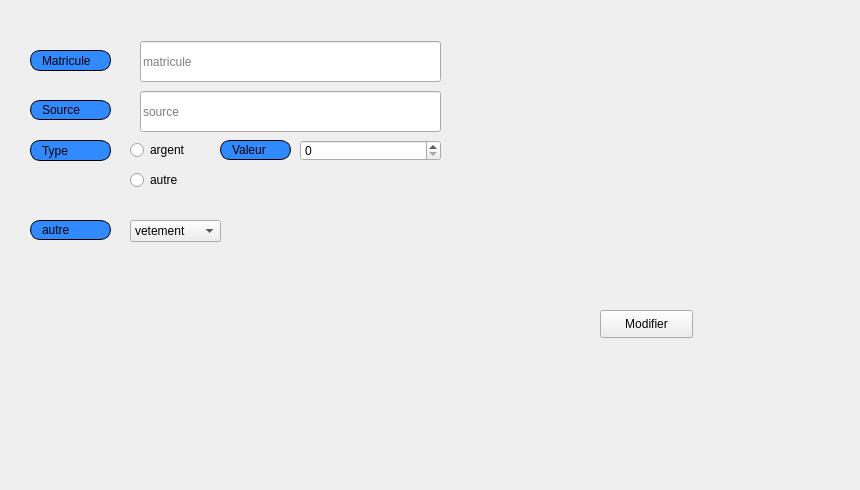
     <widget class="QWidget" name="tab_5">
      <attribute name="title">
       <string>Modifier</string>
      </attribute>
      <widget class="QLabel" name="label_6">
       <property name="geometry">
        <rect>
         <x>30</x>
         <y>50</y>
         <width>81</width>
         <height>21</height>
        </rect>
       </property>
       <property name="styleSheet">
        <string notr="true">border: 1px solid black;
border-radius: 10px;
padding: 0 8px;
background: #318aff;
font: bold, &quot;Arial&quot;;;
text-align:center;</string>
       </property>
       <property name="text">
        <string>Matricule </string>
       </property>
      </widget>
      <widget class="QLineEdit" name="matricule_modifier_don">
       <property name="geometry">
        <rect>
         <x>140</x>
         <y>41</y>
         <width>301</width>
         <height>41</height>
        </rect>
       </property>
       <property name="placeholderText">
        <string>matricule</string>
       </property>
      </widget>
      <widget class="QLabel" name="label_7">
       <property name="geometry">
        <rect>
         <x>30</x>
         <y>100</y>
         <width>81</width>
         <height>20</height>
        </rect>
       </property>
       <property name="styleSheet">
        <string notr="true">border: 1px solid black;
border-radius: 10px;
padding: 0 8px;
background: #318aff;
font: bold, &quot;Arial&quot;;;
text-align:center;</string>
       </property>
       <property name="text">
        <string>Source</string>
       </property>
      </widget>
      <widget class="QLineEdit" name="source_modifier_don">
       <property name="geometry">
        <rect>
         <x>140</x>
         <y>91</y>
         <width>301</width>
         <height>41</height>
        </rect>
       </property>
       <property name="text">
        <string/>
       </property>
       <property name="placeholderText">
        <string>source</string>
       </property>
      </widget>
      <widget class="QPushButton" name="modifier_don">
       <property name="geometry">
        <rect>
         <x>600</x>
         <y>310</y>
         <width>93</width>
         <height>28</height>
        </rect>
       </property>
       <property name="styleSheet">
        <string notr="true">#modifier_don{
font: bold, &quot;Arial&quot;;;     background-color: qlineargradient(x1: 0, y1: 0, x2: 0, y2: 1,
                                       stop: 0 #dadbde, stop: 1 #f6f7fa);
}
#modifier_don:pressed {
font: bold, &quot;Arial&quot;;;     background-color: qlineargradient(x1: 0, y1: 0, x2: 0, y2: 1,
                                       stop: 0 #dadbde, stop: 1 #fff07b);}

</string>
       </property>
       <property name="text">
        <string>Modifier</string>
       </property>
       <property name="icon">
        <iconset resource="ressources.qrc">
         <normaloff>:/images/img/B.png</normaloff>:/images/img/B.png</iconset>
       </property>
      </widget>
      <widget class="QLabel" name="label_23">
       <property name="geometry">
        <rect>
         <x>-20</x>
         <y>-20</y>
         <width>851</width>
         <height>481</height>
        </rect>
       </property>
       <property name="text">
        <string/>
       </property>
       <property name="pixmap">
        <pixmap resource="ressources.qrc">:/images/img/imf.jpg</pixmap>
       </property>
       <property name="scaledContents">
        <bool>true</bool>
       </property>
      </widget>
      <widget class="QLabel" name="label_34">
       <property name="geometry">
        <rect>
         <x>30</x>
         <y>220</y>
         <width>81</width>
         <height>20</height>
        </rect>
       </property>
       <property name="styleSheet">
        <string notr="true">border: 1px solid black;
border-radius: 10px;
padding: 0 8px;
background: #318aff;
font: bold, &quot;Arial&quot;;;
text-align:center;</string>
       </property>
       <property name="text">
        <string>autre</string>
       </property>
      </widget>
      <widget class="QComboBox" name="autre_modifier_don">
       <property name="geometry">
        <rect>
         <x>130</x>
         <y>220</y>
         <width>91</width>
         <height>22</height>
        </rect>
       </property>
       <item>
        <property name="text">
         <string>vetement</string>
        </property>
       </item>
       <item>
        <property name="text">
         <string>nourriture</string>
        </property>
       </item>
      </widget>
      <widget class="QRadioButton" name="argent_modifier">
       <property name="geometry">
        <rect>
         <x>130</x>
         <y>140</y>
         <width>97</width>
         <height>20</height>
        </rect>
       </property>
       <property name="text">
        <string>argent</string>
       </property>
      </widget>
      <widget class="QLabel" name="label_8">
       <property name="geometry">
        <rect>
         <x>30</x>
         <y>140</y>
         <width>81</width>
         <height>21</height>
        </rect>
       </property>
       <property name="styleSheet">
        <string notr="true">border: 1px solid black;
border-radius: 10px;
padding: 0 8px;
background: #318aff;
font: bold, &quot;Arial&quot;;;
text-align:center;</string>
       </property>
       <property name="text">
        <string>Type</string>
       </property>
      </widget>
      <widget class="QRadioButton" name="autre_modifier">
       <property name="geometry">
        <rect>
         <x>130</x>
         <y>170</y>
         <width>97</width>
         <height>20</height>
        </rect>
       </property>
       <property name="text">
        <string>autre</string>
       </property>
      </widget>
      <widget class="QLabel" name="label_9">
       <property name="geometry">
        <rect>
         <x>220</x>
         <y>140</y>
         <width>71</width>
         <height>20</height>
        </rect>
       </property>
       <property name="styleSheet">
        <string notr="true">border: 1px solid black;
border-radius: 10px;
padding: 0 8px;
background: #318aff;
font: bold, &quot;Arial&quot;;;
text-align:center;</string>
       </property>
       <property name="text">
        <string>Valeur </string>
       </property>
      </widget>
      <widget class="QSpinBox" name="valeur_modifier_don">
       <property name="geometry">
        <rect>
         <x>300</x>
         <y>140</y>
         <width>141</width>
         <height>21</height>
        </rect>
       </property>
      </widget>
      <zorder>label_23</zorder>
      <zorder>label_6</zorder>
      <zorder>matricule_modifier_don</zorder>
      <zorder>label_7</zorder>
      <zorder>source_modifier_don</zorder>
      <zorder>modifier_don</zorder>
      <zorder>label_34</zorder>
      <zorder>autre_modifier_don</zorder>
      <zorder>argent_modifier</zorder>
      <zorder>label_8</zorder>
      <zorder>autre_modifier</zorder>
      <zorder>label_9</zorder>
      <zorder>valeur_modifier_don</zorder>
     </widget>
